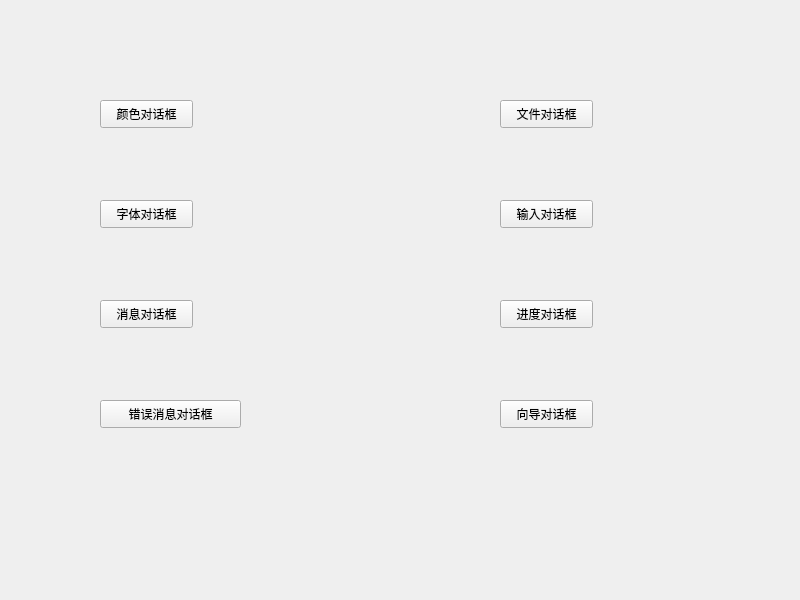
<?xml version="1.0" encoding="UTF-8"?>
<ui version="4.0">
 <class>MyWidget</class>
 <widget class="QWidget" name="MyWidget">
  <property name="geometry">
   <rect>
    <x>0</x>
    <y>0</y>
    <width>800</width>
    <height>600</height>
   </rect>
  </property>
  <property name="windowTitle">
   <string>MyWidget</string>
  </property>
  <widget class="QPushButton" name="pushButton">
   <property name="geometry">
    <rect>
     <x>100</x>
     <y>100</y>
     <width>93</width>
     <height>28</height>
    </rect>
   </property>
   <property name="text">
    <string>颜色对话框</string>
   </property>
  </widget>
  <widget class="QPushButton" name="pushButton_2">
   <property name="geometry">
    <rect>
     <x>500</x>
     <y>100</y>
     <width>93</width>
     <height>28</height>
    </rect>
   </property>
   <property name="text">
    <string>文件对话框</string>
   </property>
  </widget>
  <widget class="QPushButton" name="pushButton_3">
   <property name="geometry">
    <rect>
     <x>100</x>
     <y>200</y>
     <width>93</width>
     <height>28</height>
    </rect>
   </property>
   <property name="text">
    <string>字体对话框</string>
   </property>
  </widget>
  <widget class="QPushButton" name="pushButton_4">
   <property name="geometry">
    <rect>
     <x>500</x>
     <y>200</y>
     <width>93</width>
     <height>28</height>
    </rect>
   </property>
   <property name="text">
    <string>输入对话框</string>
   </property>
  </widget>
  <widget class="QPushButton" name="pushButton_5">
   <property name="geometry">
    <rect>
     <x>100</x>
     <y>300</y>
     <width>93</width>
     <height>28</height>
    </rect>
   </property>
   <property name="text">
    <string>消息对话框</string>
   </property>
  </widget>
  <widget class="QPushButton" name="pushButton_6">
   <property name="geometry">
    <rect>
     <x>500</x>
     <y>300</y>
     <width>93</width>
     <height>28</height>
    </rect>
   </property>
   <property name="text">
    <string>进度对话框</string>
   </property>
  </widget>
  <widget class="QPushButton" name="pushButton_7">
   <property name="geometry">
    <rect>
     <x>100</x>
     <y>400</y>
     <width>141</width>
     <height>28</height>
    </rect>
   </property>
   <property name="text">
    <string>错误消息对话框</string>
   </property>
  </widget>
  <widget class="QPushButton" name="pushButton_8">
   <property name="geometry">
    <rect>
     <x>500</x>
     <y>400</y>
     <width>93</width>
     <height>28</height>
    </rect>
   </property>
   <property name="text">
    <string>向导对话框</string>
   </property>
  </widget>
 </widget>
 <layoutdefault spacing="6" margin="11"/>
 <resources/>
 <connections/>
</ui>
